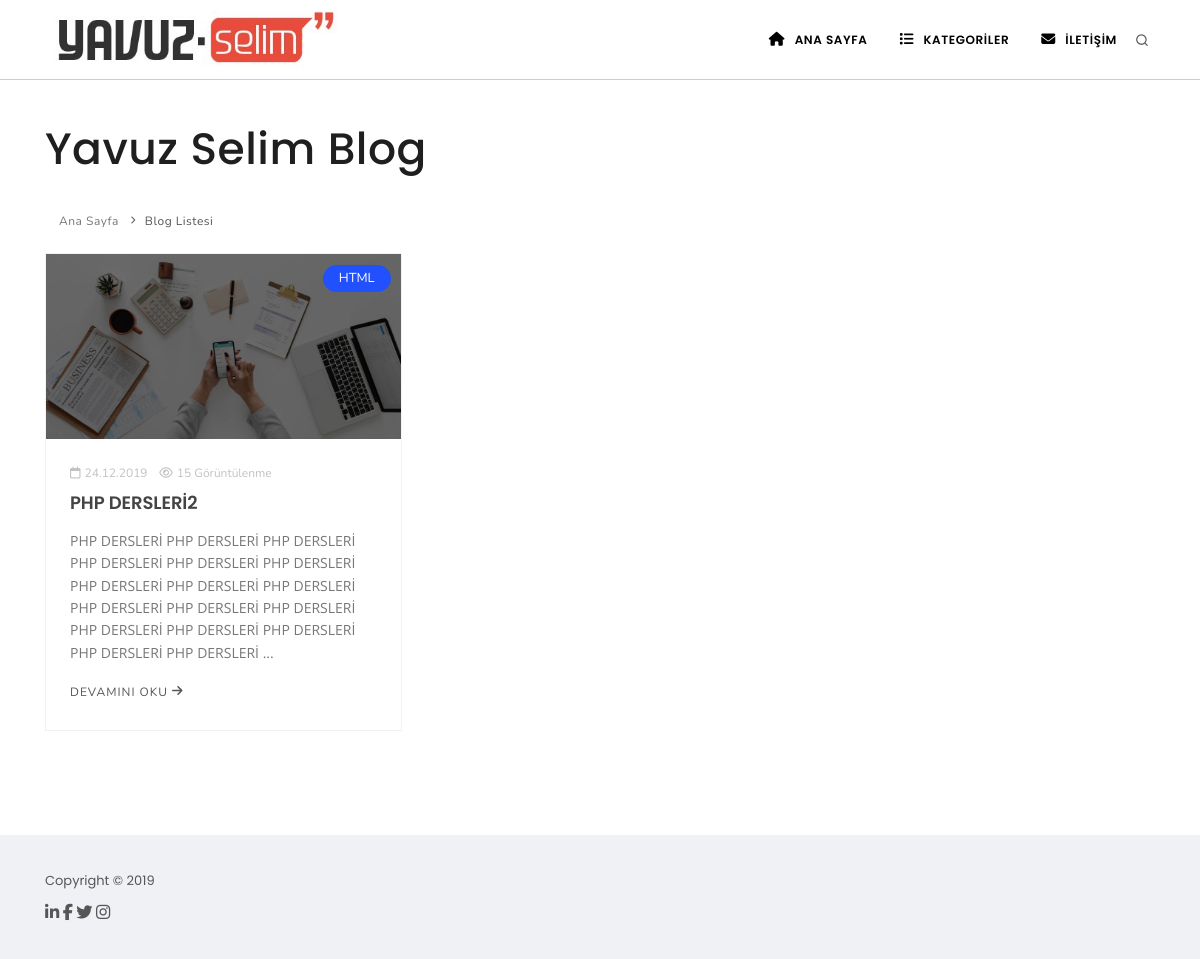
The page / on the database its author committed.
### tables this page shows
CREATE TABLE `ayarlar` (
  `id` int(11) NOT NULL,
  `site_url` varchar(200) NOT NULL,
  `site_baslik` varchar(200) NOT NULL,
  `site_keyw` varchar(260) NOT NULL,
  `site_desc` varchar(260) NOT NULL,
  `site_harita` varchar(300) NOT NULL,
  `site_mail` varchar(250) NOT NULL,
  `site_logo` varchar(200) NOT NULL,
  `site_favicon` varchar(200) NOT NULL,
  `google_dogrulama_kodu` varchar(200) NOT NULL,
  `yandex_dogrulama_kodu` varchar(200) NOT NULL,
  `bing_dogrulama_kodu` varchar(200) NOT NULL,
  `analiytcs_kodu` mediumtext NOT NULL,
  `site_durum` tinyint(1) NOT NULL,
  `harita_durum` tinyint(1) NOT NULL DEFAULT '1'
);

CREATE TABLE `yazilar` (
  `yazi_id` int(11) NOT NULL,
  `yazi_kat_id` int(11) NOT NULL,
  `yazi_baslik` varchar(250) NOT NULL,
  `yazi_sef` varchar(250) NOT NULL,
  `yazi_resim` varchar(200) NOT NULL,
  `yazi_icerik` text NOT NULL,
  `yazi_etiketler` varchar(250) NOT NULL,
  `yazi_sef_etiketler` varchar(250) NOT NULL,
  `yazi_tarih` timestamp NOT NULL DEFAULT CURRENT_TIMESTAMP,
  `yazi_durum` tinyint(1) NOT NULL DEFAULT '1',
  `yazi_goruntulenme` int(11) DEFAULT '0'
);

CREATE TABLE `kategoriler` (
  `id` int(11) NOT NULL,
  `kat_adi` varchar(200) NOT NULL,
  `kat_sef` varchar(200) NOT NULL,
  `kat_keyw` varchar(260) NOT NULL,
  `kat_desc` varchar(260) NOT NULL
);

### sistem/baglan.php (called while the page is built, shortened)
<?php
 try{
     $db = new PDO("mysql:host=localhost;dbname=gelismisblog;charset=utf8;","root","");
     $db->query("SET CHARACTER SET UTF8");
     $db->query("SET NAMES UTF8");
 }catch(PDOException $hata){
     echo $hata->getMessage();
 }
 $ayarlar = $db->prepare("SELECT * FROM ayarlar");
 $ayarlar->execute();
 $arow        = $ayarlar->fetch(PDO::FETCH_OBJ);
?>

### sistem/fonksiyon.php (called while the page is built, shortened)
<?php
require_once 'baglan.php';
?>

### index.php (the view, shortened to what this page needs)
<?php
require_once 'inc/ust.php'; ?>
        <?php require_once 'inc/menu.php'; ?>
        <section id="page-content">
            <div class="container">
                <div class="page-title">
                    <h1>Yavuz Selim Blog</h1>
                    <div class="breadcrumb float-left">
                        <ul>
                            <li><a href="#">Ana Sayfa</a>
                            </li>
                            <li><a href="#">Blog Listesi</a>
                            </li>
                        </ul>
                    </div>
                </div>
                <div id="blog" class="grid-layout post-3-columns m-b-30" data-item="post-item">
                    <?php
                        $s     = @intval($_GET['s']);
                        if(!$s){ $s = 1; }
                        $lim    = 9;
                        $goster = $s * $lim - $lim;
                        $sorgu  = $db->prepare("SELECT * FROM yazilar
                          INNER JOIN kategoriler ON kategoriler.id = yazilar.yazi_kat_id
                          WHERE yazi_durum=:d ORDER BY yazi_tarih DESC LIMIT :goster,:lim
                        ");
                        $sorgu->bindValue(":d",(int) 1,PDO::PARAM_INT);
                        $sorgu->bindValue(":goster",(int) $goster,PDO::PARAM_INT);
                        $sorgu->bindValue(":lim",(int) $lim,PDO::PARAM_INT);
                        $sorgu->execute();
                        if($sorgu->rowCount()){
                            foreach($sorgu as $row) {
                                ?>
                                <div class="post-item border">
                                    <div class="post-item-wrap">
                                        <div class="post-image">
                                            <a href="<?php echo $arow->site_url;?>/yazidetay.php?yazi_sef=<?php echo $row['yazi_sef'];?>&id=<?php echo $row['yazi_id'];?>">
                                                <img width="525" height="350" alt="<?php echo $row['yazi_baslik'];?>" src="images/<?php echo $row['yazi_resim'];?>">
                                            </a>
                                            <span class="post-meta-category"><a href="<?php echo $arow->site_url.'/kategoriler.php?kat_sef='.$row['kat_sef'];?>"><?php echo $row['kat_adi'];?></a></span>
                                        </div>
                                        <div class="post-item-description">
                                            <span class="post-meta-date"><i class="fa fa-calendar-o"></i><?php echo date('d.m.Y',strtotime($row['yazi_tarih']));?></span>
                                            <span class="post-meta-comments"><a href=""><i class="fa fa-eye"></i><?php echo $row['yazi_goruntulenme'];?> Görüntülenme</a></span>
                                            <h2><a href="<?php echo $arow->site_url;?>/yazidetay.php?yazi_sef=<?php echo $row['yazi_sef'];?>&id=<?php echo $row['yazi_id'];?>"><?php echo $row['yazi_baslik'];?></a></h2>
                                            <p style="word-wrap: break-word;"><?php echo mb_substr(strip_tags($row['yazi_icerik']),0,250,'utf8').'...';?></p>
                                            <a href="<?php echo $arow->site_url;?>/yazidetay.php?yazi_sef=<?php echo $row['yazi_sef'];?>&id=<?php echo $row['yazi_id'];?>" class="item-link">Devamını Oku <i class="fa fa-arrow-right"></i></a>
                                        </div>
                                    </div>
                                </div>
                                <?php
                            }
                            ?>
                </div>
                            <?php
                        }else{
                            echo '<div class="alert alert-danger">Henüz konu eklenmedi</div>';
                        } ?>
            </div>
        </section>
<?php require_once 'inc/alt.php'; ?>

### inc/ust.php (shortened to what this page needs)
<?php
require_once 'sistem/fonksiyon.php'; ?>
<!DOCTYPE html>
<html lang="en">
<head>
    <link href="css/plugins.css?v=1" rel="stylesheet">
    <link href="css/style.css?v=1" rel="stylesheet">
    <link href="css/responsive.css?v=1" rel="stylesheet">
    <link href="js/sweetalert/sweetalert.css" rel="stylesheet">
</head>
<body data-animation-in="fadeIn"  data-animation-out="fadeOut" data-icon="2" data-icon-color="#072a16" data-speed-in="1000" data-speed-out="1000">
<div class="body-inner">

### inc/menu.php (shortened to what this page needs)
<header id="header">
    <div class="header-inner" style="border-bottom: 1px solid #cccccc;">
        <div class="container">
            <div id="logo">
                <a href="<?php echo $arow->site_url;?>" class="logo" data-src-dark="images/<?php echo $arow->site_logo;?>"> <img style="padding: 10px "width="280" height="62"  src="<?php echo $arow->site_url;?>/images/<?php echo $arow->site_logo;?>" alt="<?php echo $arow->site_baslik;?>"> </a>
            </div>
            <div class="header-extras">
                <ul>
                    <li>
                        <a id="btn-search" href="#"> <i class="icon-search1"></i></a>
                    </li>
                </ul>
            </div>
            <div id="mainMenu">
                <div class="container">
                    <nav>
                        <ul>
                            <li><a href="<?php echo $arow->site_url;?>"><i class="fa fa-home"></i> ANA SAYFA</a></li>
                            <li class="dropdown"> <a href="#"><i class="fa fa-list"></i> KATEGORİLER</a>
                            </li>
                            <li><a href="<?php echo $arow->site_url.'/iletisim.php';?>"><i class="fa fa-envelope"></i> İLETİŞİM</a></li>
                        </ul>
                    </nav>
                </div>
            </div>
        </div>
    </div>
</header>

### inc/alt.php (shortened to what this page needs)
<footer id="footer">
    <div class="copyright-content">
        <div class="container">
            <div class="copyright-text pull-left">Copyright &copy; 2019</div>
            <div class="copyright-text pull-right">
                <?php
                    $sosyalmedya = $db->prepare("SELECT * FROM sosyalmedya WHERE durum=:d");
                    $sosyalmedya->execute([':d' => 1]);
                    if($sosyalmedya->rowCount()){
                        foreach ($sosyalmedya as $item) {
                            ?>
                            <a href="<?php echo $item['link'];?>" target="_blank"><i class="fa fa-<?php echo $item['ikon'];?> fa-lg"></i></a>
                            <?php
                        }
                    }
                ?>
            </div>
        </div>
    </div>
</footer>
</div>
</body>
</html>

### rows shown on the page
ayarlar: site_url+site_logo (picture)
yazilar: yazi_resim (picture), kategoriler.kat_adi "HTML", yazi_tarih "24.12.2019", yazi_goruntulenme "15", yazi_baslik "PHP DERSLERİ2", yazi_icerik "PHP DERSLERİ PHP DERSLERİ PHP DERSLERİ PHP DERSLERİ PHP DERSLERİ PHP DERSLERİ PHP DERSLERİ PHP DERSLERİ PHP DERSLERİ PHP DERSLERİ PHP DERSLERİ PHP DERSLERİ PHP DERSLERİ PHP DERSLERİ PHP DERSLERİ PHP DERSLERİ PHP DERSLERİ"
